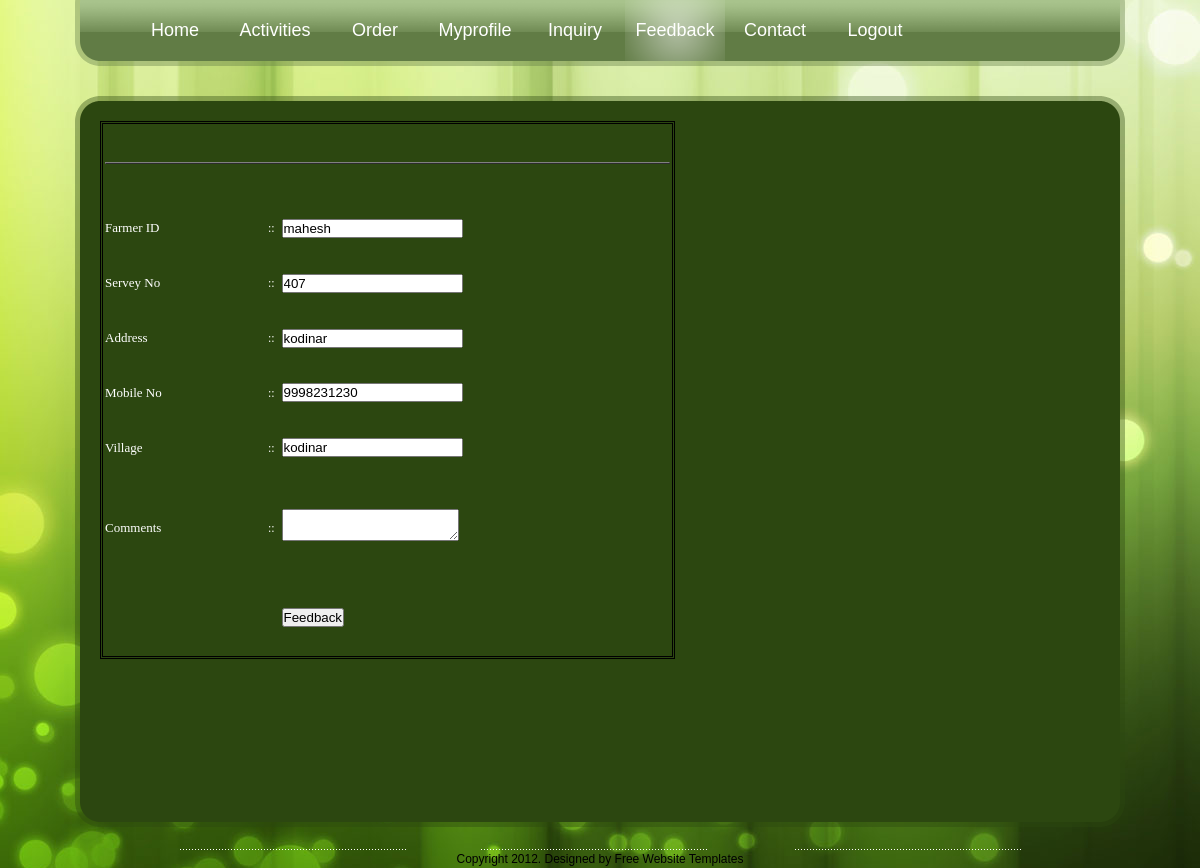
/client/feedback.php (signed in), run on the app's committed database.
### tables this page shows
CREATE TABLE IF NOT EXISTS `register` (
  `id` int(11) NOT NULL AUTO_INCREMENT,
  `f_name` text NOT NULL,
  `f_id` varchar(20) NOT NULL,
  `password` varchar(15) NOT NULL,
  `age` int(3) NOT NULL,
  `c_num` varchar(13) NOT NULL,
  `address` varchar(30) NOT NULL,
  `d_name` varchar(15) NOT NULL,
  `t_name` varchar(15) NOT NULL,
  `v_name` varchar(15) NOT NULL,
  `y_income` varchar(25) NOT NULL,
  `s_num` varchar(10) NOT NULL,
  `area_of_serv_no` varchar(10) NOT NULL,
  `t_land` varchar(20) NOT NULL,
  `w_irrigation` varchar(20) NOT NULL,
  `total` int(20) NOT NULL,
  PRIMARY KEY (`id`)
);

### client/feedback.php (the view, shortened to what this page needs)
<!DOCTYPE html PUBLIC "-//W3C//DTD XHTML 1.0 Strict//EN" "http://www.w3.org/TR/xhtml1/DTD/xhtml1-strict.dtd">
<html xmlns="http://www.w3.org/1999/xhtml">
<head>
    <link href="styles.css" rel="stylesheet" type="text/css" media="screen" />
</head>
<body>
    	<div id="wrap">
		        <div id="menu">
					<ul>
						<li><a href="index.php">Home</a></li>
						<li><a href="activities.php">Activities</a></li>
						<?php if(isset($_SESSION['uid'])!='')
						{
						?>
						<li><a href="order.php" >Order</a></li>
						<?php
						}
						?>
						<?php if(isset($_SESSION['uid'])!='')
						{?>
						<li><a href="myprofile.php">Myprofile</a></li>
						<li><a href="inquiry.php">Inquiry</a></li>
						<?php
						}?>
						<li><a href="feedback.php" class="active"
						>Feedback</a></li>
						<li><a href="contact.php">Contact</a></li>
						<?php if(isset($_SESSION['uid'])=='')
						{
						?>
						<li><a href="login.php">Login</a></li>
						<?php
						}
						else
						{
						?>
						<li><a href="Logout.php">Logout</a></li>
						<?php
						}
						?>
						</ul>
				</div>
				<div id="top_padding"></div>
				<div id="content_top"></div>
				<div id="content_bg_repeat">
					<div class="inside">
            	<div class="row-1 outdent">
                <form id="form1" method="post" action="" onsubmit="return validate();">
                  <?php
     $id=$_SESSION['uid'];
     $q=mysql_query("select * from register where id=$id");
     $data=mysql_fetch_array($q);
    ?>
                  <table width="575" height="538" align="center"  style="border-style: double; border-color: #000000; font-family:Georgia, 'Times New Roman', Times, serif;">
                    <tr>
                      <td height="41" colspan="3" align="center"><table width="100%" height="36
					  " border="0">
                        <tr>
                          <td style=" font-size:18px;"><?php
	                         ?></td>
                        </tr></table>
                        <table width="100%" border="1"><tr></tr>
                      </table>
                        <p>&nbsp;</p>
                      <span class="style2"></td>
                    </tr>
                    <tr>
                      <td width="111"><span class="style1 style3">Farmer ID </span></td>
                      <td width="8">::</td>
                      <td width="268"><label>
                        <input name="f_id" type="text" id="f_id" value="<?php echo $data['f_id'];?>" / readonly="">
                      </label></td>
                    </tr>
                    <tr>
                      <td><span class="style1 style3">Servey No </span></td>
                      <td>::</td>
                      <td><input name="serv" type="text" id="serv" value="<?php echo $data['s_num'];?>" / readonly=""></td>
                    </tr>
                    <tr>
                      <td><span class="style1 style3">Address</span></td>
                      <td>::</td>
                      <td><input name="add" type="text" id="add" value="<?php echo $data['address'];?>" / readonly=""></td>
                    </tr>
                    <tr>
                      <td><span class="style1 style3">Mobile No </span></td>
                      <td>::</td>
                      <td><label>
                        <input name="phone" type="text" id="phone" value="<?php echo $data['c_num'];?>" / readonly="">
                      </label></td>
                    </tr>
                    <tr>
                      <td><span class="style1 style3">Village</span></td>
                      <td>::</td>
                      <td><label>
                        <input name="vill" type="text" id="vill" value="<?php echo $data['v_name'];?>" / readonly="">
                      </label></td>
                    </tr>
                    <tr>
                      <td><span class="style1 style3">Comments</span></td>
                      <td>::</td>
                      <td><textarea name="com" id="com"></textarea></td>
                    </tr>
                    <tr>
                      <td height="73">&nbsp;</td>
                      <td>&nbsp;</td>
                      <td><label>
                        <input type="submit" name="Submit" value="Feedback" / readonly="">
                      </label></td>
                    </tr>
                  </table>
                </form>
            	<p>&nbsp;</p>
            	<p>&nbsp;</p>
            	<p>&nbsp;</p>
            	</div>
            </div>
				</div>
				<div id="content_bottom"></div>
				<div id="footer_top">
				</div>
				<div id="footer_bot">
					<p>Copyright  2012. Designed by <a href="http://www.metamorphozis.com/free_templates/free_templates.php" title="Free Website Templates">Free Website Templates</a></p>
				</div>
		</div>
</body>
</html>

### client/styles.css (style rules this page uses)
* { margin: 0px; padding: 0px; }
a { color: #ffffff; font-weight: bold; text-decoration: none; }
body { font-family: Arial, Helvetica, sans-serif; font-size: 12px; line-height: 18px; color: #ffffff; background: #000000 url(images/bg.jpg) no-repeat top center fixed; }
#wrap { width: 1050px; margin: 0 auto; }
#menu { width: 1050px; height: 66px; background: url(images/menu_bg.png); }
#menu ul { padding-left: 0px; list-style: none; padding: 0px 0px 0px 0px; margin: 0 auto; width: 950px; }
#menu ul li { display: inline; }
#menu ul li a { font: Georgia, "Times New Roman", Times, serif; font-size:18px; color: #ffffff; font-weight: normal; text-decoration: none; text-align: center; display: block; float: left; width: 100px; height: 61px; line-height: 61px; }
#menu ul li a:hover, #menu ul li .active { background: url(images/active.png) center; }
#top_padding { height: 30px; }
#content_top { background: url(images/content_top.png) top left; height: 25px; }
#content_bottom { background: url(images/content_bottom.png) top left; height: 24px; }
#content_bg_repeat { background: url(images/content_bg_repeat.png) left repeat-y; padding: 0px 24px 0px 25px; }
.outdent { padding-bottom:36px; }
.inside p { margin-bottom:18px; }
#footer_top { width: 841px; margin: 0 auto; background: url(images/footer_top_border.png) no-repeat bottom; padding-top: 23px; }
#footer_bot { text-align: center; padding: 0px 0px 0px 0px; }
#footer_bot a, #footer_bot p { color: #000000; font-weight: normal; padding: 0px; margin: 0px }

### data on the page
register: f_id "mahesh", serv "407", add "kodinar", phone "9998231230", vill "kodinar"
